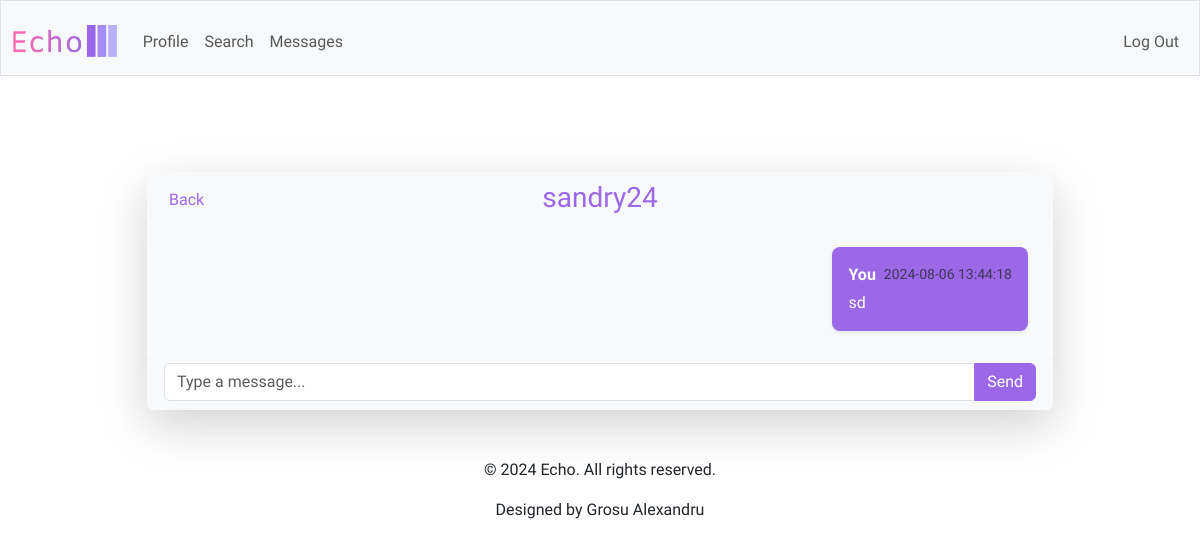
Before: /messages/5 (signed in) with the older database file.
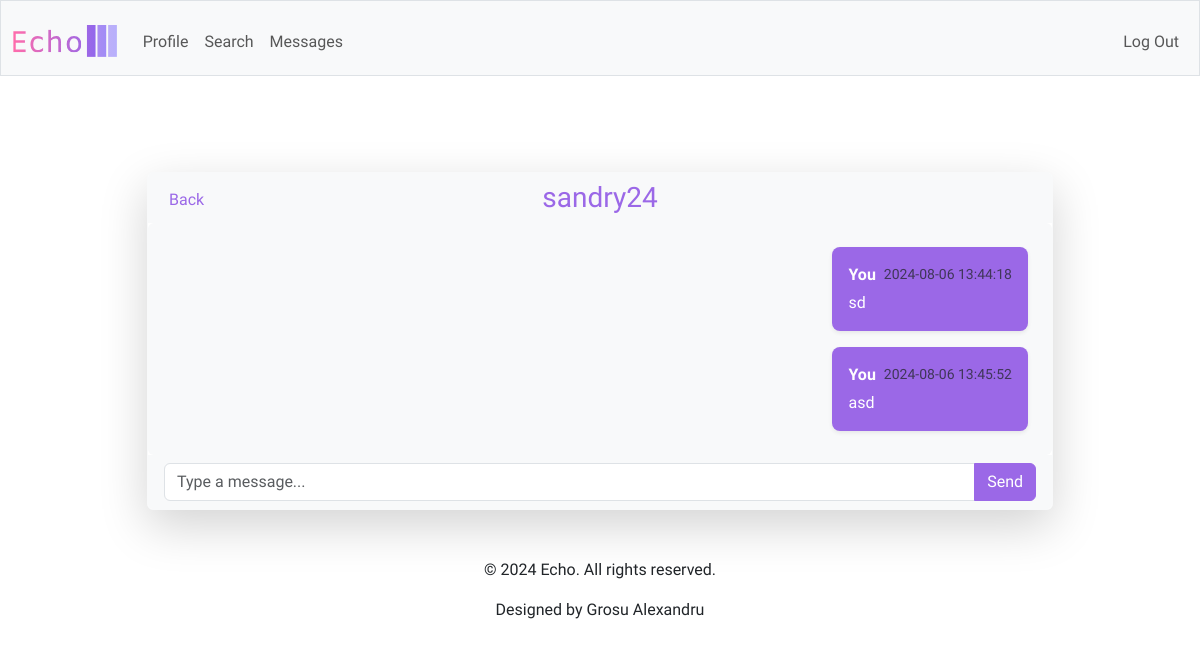
After: the same page with the newer database file.
### tables this page shows
CREATE TABLE users (
    id INTEGER PRIMARY KEY AUTOINCREMENT,
    username TEXT UNIQUE NOT NULL,
    password_hash TEXT NOT NULL,
    bio TEXT,
    created_at TIMESTAMP DEFAULT CURRENT_TIMESTAMP
);

CREATE TABLE messages (
    id INTEGER PRIMARY KEY AUTOINCREMENT,
    conversation_id INTEGER NOT NULL,
    sender_id INTEGER NOT NULL,
    content TEXT NOT NULL,
    created_at TIMESTAMP DEFAULT CURRENT_TIMESTAMP,
    FOREIGN KEY (conversation_id) REFERENCES conversations(id),
    FOREIGN KEY (sender_id) REFERENCES users(id)
);

### app.py (the view)
@app.route('/messages/<int:conversation_id>')
@login_required
def conversation(conversation_id):
    user_id = session['user_id']
    messages = db.execute('''
        SELECT m.content, m.created_at, u.username
        FROM messages m
        JOIN users u ON m.sender_id = u.id
        WHERE m.conversation_id = ?
        ORDER BY m.created_at
    ''', conversation_id)
    other_user = db.execute('''
        SELECT u.username
        FROM conversation_participants cp
        JOIN users u ON cp.user_id = u.id
        WHERE cp.conversation_id = ? AND cp.user_id != ?
    ''', conversation_id, user_id)
    other_username = other_user[0]['username'] if other_user else "Unknown"
    return render_template('conversation.html', messages=messages,
                           conversation_id=conversation_id, other_username=other_username)

### app.py (called while the page is built)
@app.after_request
def after_request(response):
    response.headers["Cache-Control"] = "no-cache, no-store, must-revalidate"
    response.headers["Expires"] = 0
    response.headers["Pragma"] = "no-cache"
    return response

### helpers.py (called while the page is built)
def login_required(f):
    @wraps(f)
    def decorated_function(*args, **kwargs):
        if session.get("user_id") is None:
            return redirect("/login")
        return f(*args, **kwargs)
    return decorated_function

### templates/conversation.html (shortened to what this page needs)
{% extends "layout.html" %}
{% block main %}
    <div class="container mt-5">
        <div class="row justify-content-center">
            <div class="col-md-10">
                <div class="card shadow-lg border-light">
                    <div class="card-header d-flex align-items-center bg-light border-bottom-0 position-relative">
                        <a href="{{ url_for('messages') }}" class="btn btn-link text-decoration-none purple position-absolute top-0 start-0 mt-2 ms-2">
                             Back
                        </a>
                        <div class="d-flex justify-content-center w-100">
                            <h3 class="mb-0 purple">
                                <a href="{{ url_for('profile', username=other_username) }}" class="text-decoration-none purple">
                                    {{ other_username }}
                                </a>
                            </h3>
                        </div>
                    </div>
                    <div class="card-body p-4 bg-light rounded" id="messageContainer" style="max-height: 500px; overflow-y: auto;">
                        {% if messages %}
                            <div class="d-flex flex-column gap-3">
                                {% for message in messages %}
                                    {% if message['username'] == session['username'] %}
                                        <div class="d-flex justify-content-end">
                                            <div class="bg-purple text-white p-3 rounded-3 shadow-sm text-break text-start">
                                                <div class="d-flex justify-content-between align-items-center">
                                                    <strong>You</strong>
                                                    <small class="text-muted ms-2">{{ message['created_at'] }}</small>
                                                </div>
                                                <p class="mb-0 mt-1">{{ message['content'] }}</p>
                                            </div>
                                        </div>
                                    {% endif %}
                                {% endfor %}
                            </div>
                        {% else %}
                            <div class="d-flex justify-content-center align-items-center" style="height: 100px;">
                                <p class="text-center text-muted">No messages yet. Start the conversation by saying something like "Hello!"</p>
                            </div>
                        {% endif %}
                    </div>
                    <div class="card-footer bg-light border-top-0">
                        <form action="{{ url_for('send_message', conversation_id=conversation_id) }}" method="post">
                            <div class="input-group">
                                <input type="text" name="content" autocomplete="off" class="form-control" placeholder="Type a message..." aria-label="Type a message..." aria-describedby="button-addon2" required>
                                <button class="btn btn-primary" type="submit" id="button-addon2">Send</button>
                            </div>
                        </form>
                    </div>
                </div>
            </div>
        </div>
    </div>
{% endblock %}

### templates/layout.html (shortened to what this page needs)
<!DOCTYPE html>
<html lang="en">
    <head>
        <link href="https://cdn.jsdelivr.net/npm/bootstrap@5.3.3/dist/css/bootstrap.min.css" rel="stylesheet">
        <link href="/static/styles.css" rel="stylesheet">
    </head>
    <body>
        <nav class="bg-light border navbar navbar-expand-md navbar-light">
            <div class="container-fluid">
                <a class="navbar-brand" href="/"><img alt="Echo" class="logo-image" src="/static/echo-icons/svg/logo-no-background.svg"></a>
                <div class="collapse navbar-collapse" id="navbar">
                    {% if session["user_id"] %}
                        <ul class="navbar-nav me-auto mt-2">
                            <li class="nav-item"><a class="nav-link" href="/profile">Profile</a></li>
                            <li class="nav-item"><a class="nav-link" href="/search">Search</a></li>
                            <li class="nav-item"><a class="nav-link" href="/messages">Messages</a></li>
                        </ul>
                        <ul class="navbar-nav ms-auto mt-2">
                            <li class="nav-item"><a class="nav-link" href="/logout">Log Out</a></li>
                        </ul>
                    {% else %}
                        <ul class="navbar-nav ms-auto mt-2">
                            <li class="nav-item"><a class="nav-link" href="/register">Register</a></li>
                            <li class="nav-item"><a class="nav-link" href="/login">Log In</a></li>
                        </ul>
                    {% endif %}
                </div>
            </div>
        </nav>
        <main class="container py-5 text-center">
            {% block main %}{% endblock %}
        </main>
        <footer class="text-center">
            <div class="container">
                <p>&copy; 2024 Echo. All rights reserved.</p>
                <p>Designed by Grosu Alexandru</p>
            </div>
        </footer>
    </body>
</html>

### static/styles.css (style rules this page uses)
body { font-family: "Amiko", sans-serif; }
nav .navbar-brand { font-size: xx-large; font-weight: 600; }
.purple { color: #9b68e7; }
.bg-purple { background-color: #9b68e7; }
.btn-primary, .btn-primary:active:focus { background-color: #9b68e7; border-color: #9b68e7; color: #fff; }
nav .navbar-brand .logo-image { height: 32px; width: auto; }

Changed rows visible on the page:
added messages: created_at "2024-08-06 13:45:52", content "asd"
